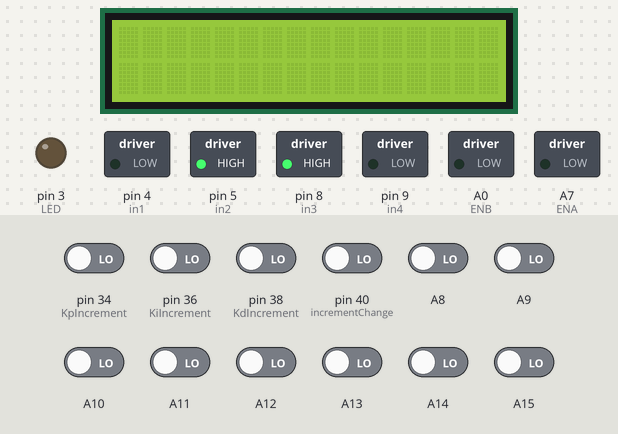
The sketch below on a simulated Arduino Mega 2560, built with avr-gcc and run on an emulated ATmega2560. On the bench: 16×2 character LCD, switched loads named in the sketch (green lamp = pin HIGH), output pins drawn as LEDs (lit = HIGH). The test bench sets the inputs (shaded band); at power-on: A8–15, pin 34 (KpIncrement), pin 36 (KiIncrement), pin 38 (KdIncrement), pin 40 (incrementChange) LOW.

Above: at 13.5 s.
13.6 s: A9 driven HIGH
16.6 s: pin 34 (KpIncrement) driven HIGH
At 17.3 s:
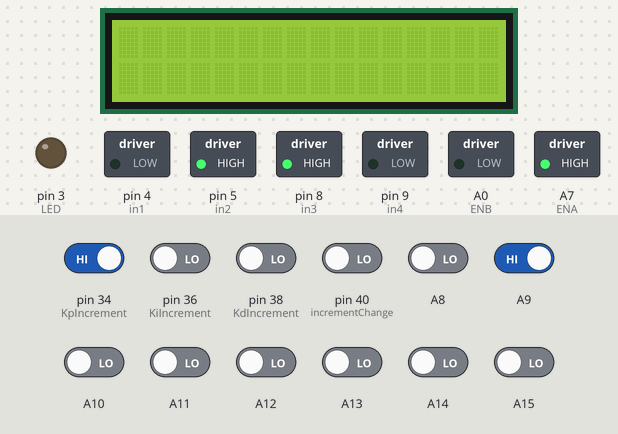
19.6 s: pin 40 (incrementChange) driven HIGH
At 20.6 s:
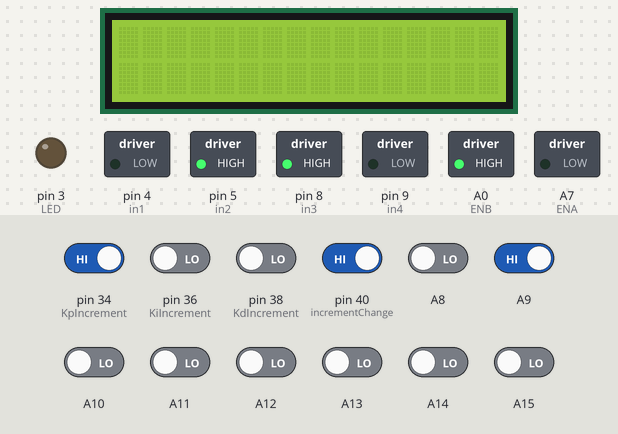
22.6 s: A11 driven HIGH
At 23.7 s:
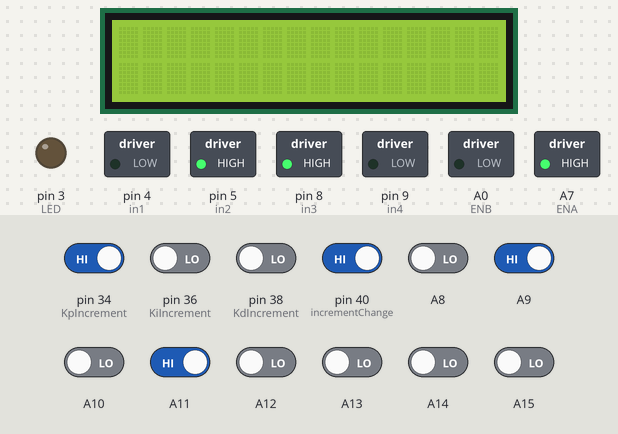
25.6 s: pin 36 (KiIncrement) driven HIGH
28.6 s: pin 40 (incrementChange) driven LOW
Timing chart, 0 to 79.1 s (numbered marks = the images above; inputs shaded):
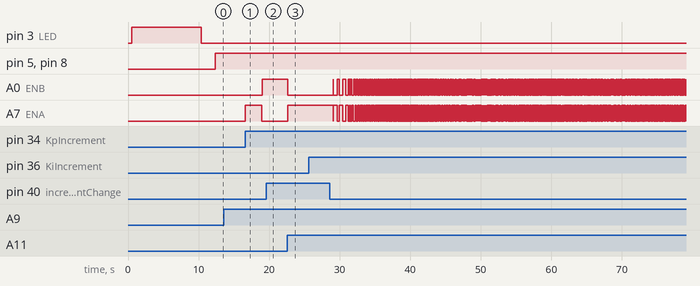

The sketch:

pidManualTuning.ino
```cpp
#include <QTRSensors.h> // used to read the QTR Sensors
#include <LiquidCrystal.h> // used to operate the LCD on the controller

#define NUM_SENSORS   6     // number of sensors used to follow line
#define NUM_SENSORSA  2    // number of sensors used to find cross
#define TIMEOUT       2500  // waits for 2500 microseconds for sensor outputs to go low
#define EMITTER_PIN   2     // emitter is controlled by digital pin 2

QTRSensorsRC qtrrc((unsigned char[]) { A9, A10, A11, A12, A13, A14 }, // six middle sensors used to follow a line
  NUM_SENSORS, TIMEOUT, EMITTER_PIN);

unsigned int sensorValues[NUM_SENSORS]; // array of the six middle sensors

LiquidCrystal lcd(22, 24, 26, 28, 30, 32); // lcd object to display pid values

QTRSensorsRC qtrrcA((unsigned char[]) { A8, A15 }, // two outer sensors used to detect cross-sections (not used in tuning)
  NUM_SENSORSA, TIMEOUT, EMITTER_PIN);
unsigned int sensorValuesA[NUM_SENSORSA];

int in1 = 4, in3 = 8, in2 = 5, in4 = 9;    // assign IN from H-Bridge to digital pin
int ENA = A7, ENB = A0;    // assign motors to a pmw pin
int LED = 3;  // assigns signal LED to pin 3
int KpIncrement = 34, KiIncrement = 36, KdIncrement = 38;   // assigns increment buttons to pins 2,13,5
int incrementChange = 40; // assigns increment changer to pin 40
int i = 0;

int pos = 0;    // initialized position for PID
int proportional = 0;    // initialized proportional for PID
int derivative = 0;    // initialized derivative for PID
int lastproportional = 0;    // initialized last proportional for PID
int integral = 0;    // initialized integral for PID
int const setpoint = 2500;    // constant setpoint for PID
int speedRight;    // variable for the speed of right motor
int speedLeft;    // variable for the speed of left motor
int max_speed = 150;    // defined maximum speed
int error = 0;    // initialized error for PID
float Ki = 0, Kd = 0, Kp = 0;    // define values for calculatin ERROR on PID
int speedLeftBase = 50;
int speedRightBase = 50;  // base speeds of left and right motors

float increment[] = { 0.1, 0.01, 0.001, -0.1, -0.01, -0.001 }; // array housing increment values

void setup()
{

  pinMode(in1, OUTPUT);
  pinMode(in2, OUTPUT);
  pinMode(in3, OUTPUT);
  pinMode(in4, OUTPUT);
  pinMode(ENA, OUTPUT); // pwm or analog
  pinMode(ENB, OUTPUT); // pwm or analog
  pinMode(LED, OUTPUT);

  pinMode(KpIncrement, INPUT);
  pinMode(KiIncrement, INPUT); // Buttons on controller are INPUTS
  pinMode(KdIncrement, INPUT);
  pinMode(incrementChange, INPUT);
  lcd.begin(16,2);
  delay(500);

  digitalWrite(LED, HIGH);    // turn on Arduino's LED to indicate we are in calibration mode
  for (int i = 0; i < 140; i++)  // make the calibration take about 4 seconds (change i for more or less)
  {
    qtrrc.calibrate(); //used to calibrate inner 6 sensors
    qtrrcA.calibrate(); // used to calibrate outer sensors (not used in pid tuning)
    delay(20);
  }
  digitalWrite(LED, LOW);     // turn off Arduino's LED to indicate we are through with calibration
  delay(2000); // wait 2 seconds
}

void loop()
{
  while (true)
    pid();
}

void pid() //main line follow code
{
  stats(); //stats will print out the Kp, Ki, Kd, and increment values
  calculateError(); //stores error value in error

  if (digitalRead(KpIncrement) == HIGH)
    Kp += increment[i];
  if (digitalRead(KiIncrement) == HIGH) //conditionals are used to increment Kp,Kd,Ki according to button pressed
    Ki += increment[i];                       // value changes according to 'i'
  if (digitalRead(KdIncrement) == HIGH)
    Kd += increment[i];

  if (digitalRead(incrementChange) == HIGH)                                   // used to change the incrementing value
  {
    if (i == 5) //once i becomes 5 (array location 6)
      i = 0; //return i to beginning of array (location 1)
    else
      i++; //otherwise increment i
  }

  assignMotorSpeedPID(error);
}

void stats() //used to display values on an LCD
{
 lcd.setCursor(0, 0); lcd.print("p:"); lcd.print(Kp,DEC);
 lcd.setCursor(7,0); lcd.print("  d:"); lcd.print(Kd, DEC);
 lcd.setCursor(0, 1); lcd.print("i:"); lcd.print(Ki,DEC);
 lcd.setCursor(7,1); lcd.print(" n:");
 switch(i)
 {
    case 0: lcd.print("0.1"); break;
    case 1: lcd.print("0.01"); break;
    case 2: lcd.print("0.001"); break;
    case 3: lcd.print("-0.1"); break;
    case 4: lcd.print("-0.01"); break;
    case 5: lcd.print("-0.001"); break;
    default:;
 }
  lcd.clear();
}

void calculateError()
{
  qtrrcA.readCalibrated(sensorValuesA); //read input of outer sensors (0-1000)
  pos = qtrrc.readLine(sensorValues); //readLine function returns the position of the robot on the line
  proportional = pos - setpoint; //proportional is the position with respect to the two most inner sensors (use values ~2000-3000)
  integral = integral + proportional; //integral adds the proportional to itself every time (area under the curve) as the position oscillates around zero, the integral will balance itself out
  derivative = proportional - lastproportional; //  derivative will take the slope of the oscillation per cycle
  error = (proportional*Kp + integral*Ki + derivative*Kd); //error is computed by the sum of the following pid values, each with their own constants
  lastproportional = proportional; //records the current positon for the next cycle
}

void assignMotorSpeedPID(int e)
{
  speedLeft = speedLeftBase - e; //left motor speed relative to base speed minus error
  speedRight = speedRightBase + e; //right motor speed relative to base speed plus error


  if (speedRight>max_speed) //used to cap off motor at max speed
    speedRight = max_speed;
  if (speedLeft > max_speed)
    speedLeft = max_speed;

  if (speedRight< 0) speedRight = 0; //keep speed from going negative
  if (speedLeft < 0) speedLeft = 0;

  digitalWrite(in1, LOW); //in1-in4 are used to determine direction of motor spin and depends on the wiring
  digitalWrite(in2, HIGH);
  digitalWrite(in3, HIGH);
  digitalWrite(in4, LOW);

  analogWrite(ENA, speedLeft); //finally the motor speeds are assigned to the motors through the H-Bridge
  analogWrite(ENB, speedRight);
}
```

Measured:
- after the input at 13.6 s, every drawn part: stays the same
- after the input at 16.6 s, A0 (ENB): LOW → HIGH after 2.4 s; A7 (ENA): LOW → HIGH at once, → LOW 2.4 s later
- after the input at 19.6 s, A0 (ENB): stays HIGH (without the input it goes to LOW after 1.8 s); A7 (ENA): stays LOW (without the input it goes to HIGH after 1.8 s)
- after the input at 22.6 s, A0 (ENB): HIGH → LOW at once; A7 (ENA): LOW → HIGH at once
- after the input at 25.6 s, every drawn part: stays the same
